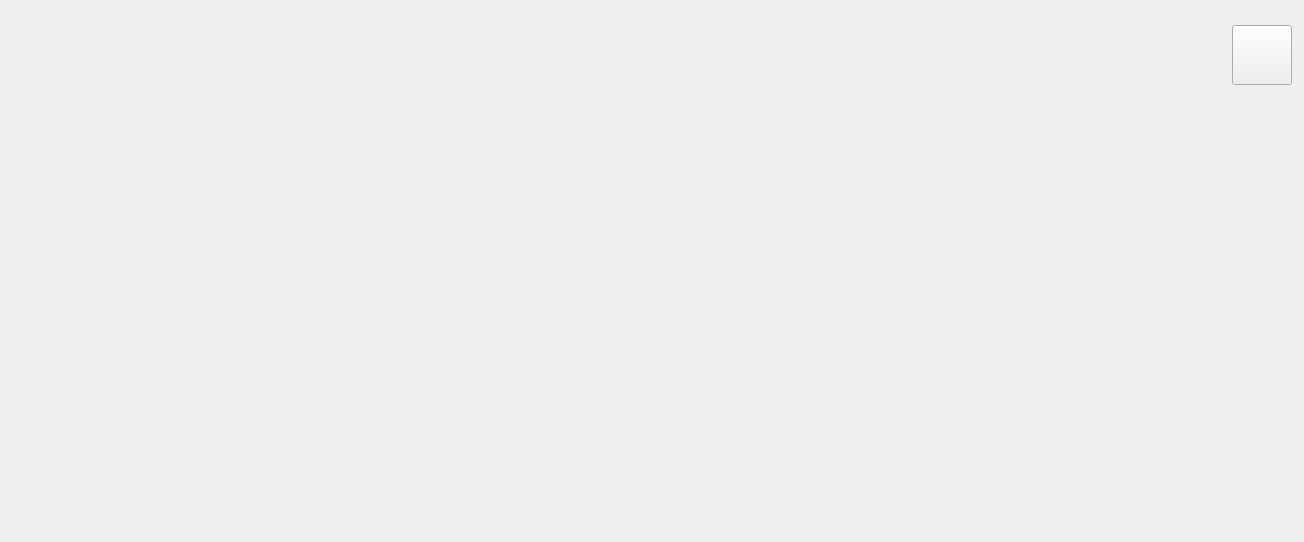
<?xml version="1.0" encoding="UTF-8"?>
<ui version="4.0">
 <class>MessageManagement</class>
 <widget class="QWidget" name="MessageManagement">
  <property name="geometry">
   <rect>
    <x>0</x>
    <y>0</y>
    <width>1304</width>
    <height>542</height>
   </rect>
  </property>
  <property name="minimumSize">
   <size>
    <width>1304</width>
    <height>542</height>
   </size>
  </property>
  <property name="maximumSize">
   <size>
    <width>1304</width>
    <height>542</height>
   </size>
  </property>
  <property name="windowTitle">
   <string>MessageManagement</string>
  </property>
  <widget class="QLabel" name="label">
   <property name="geometry">
    <rect>
     <x>0</x>
     <y>0</y>
     <width>1304</width>
     <height>542</height>
    </rect>
   </property>
   <property name="minimumSize">
    <size>
     <width>1304</width>
     <height>542</height>
    </size>
   </property>
   <property name="maximumSize">
    <size>
     <width>1304</width>
     <height>542</height>
    </size>
   </property>
   <property name="styleSheet">
    <string notr="true">background-image: url(:/MessageManagement/Group 10568.png);</string>
   </property>
   <property name="text">
    <string/>
   </property>
  </widget>
  <widget class="QWidget" name="widget" native="true">
   <property name="geometry">
    <rect>
     <x>12</x>
     <y>87</y>
     <width>1280</width>
     <height>440</height>
    </rect>
   </property>
   <property name="minimumSize">
    <size>
     <width>0</width>
     <height>0</height>
    </size>
   </property>
   <property name="maximumSize">
    <size>
     <width>16777215</width>
     <height>16777215</height>
    </size>
   </property>
   <property name="styleSheet">
    <string notr="true">background-image: url(:/MessageManagement/darker-huge.png);</string>
   </property>
   <widget class="QWidget" name="verticalLayoutWidget">
    <property name="geometry">
     <rect>
      <x>20</x>
      <y>20</y>
      <width>1242</width>
      <height>392</height>
     </rect>
    </property>
    <layout class="QVBoxLayout" name="verticalLayout">
     <item>
      <widget class="QScrollArea" name="scrollArea">
       <property name="minimumSize">
        <size>
         <width>1240</width>
         <height>390</height>
        </size>
       </property>
       <property name="maximumSize">
        <size>
         <width>16777215</width>
         <height>16777215</height>
        </size>
       </property>
       <property name="styleSheet">
        <string notr="true">border: none;
background: transparent;</string>
       </property>
       <property name="widgetResizable">
        <bool>true</bool>
       </property>
       <widget class="QWidget" name="scrollAreaWidgetContents">
        <property name="geometry">
         <rect>
          <x>0</x>
          <y>0</y>
          <width>1240</width>
          <height>390</height>
         </rect>
        </property>
        <property name="styleSheet">
         <string notr="true">border: none; 
background: transparent;</string>
        </property>
        <layout class="QVBoxLayout" name="verticalLayout_3">
         <item>
          <layout class="QVBoxLayout" name="verticalLayout_2">
           <property name="spacing">
            <number>30</number>
           </property>
           <item>
            <widget class="QFrame" name="frame_4">
             <property name="minimumSize">
              <size>
               <width>1200</width>
               <height>68</height>
              </size>
             </property>
             <property name="maximumSize">
              <size>
               <width>1200</width>
               <height>68</height>
              </size>
             </property>
             <property name="styleSheet">
              <string notr="true">background-image: url(:/MessageManagement/Group 10568X.png);</string>
             </property>
             <property name="frameShape">
              <enum>QFrame::StyledPanel</enum>
             </property>
             <property name="frameShadow">
              <enum>QFrame::Raised</enum>
             </property>
            </widget>
           </item>
           <item>
            <widget class="QFrame" name="frame_3">
             <property name="minimumSize">
              <size>
               <width>1200</width>
               <height>68</height>
              </size>
             </property>
             <property name="maximumSize">
              <size>
               <width>1200</width>
               <height>68</height>
              </size>
             </property>
             <property name="styleSheet">
              <string notr="true">background-image: url(:/MessageManagement/Group 10570.png);</string>
             </property>
             <property name="frameShape">
              <enum>QFrame::StyledPanel</enum>
             </property>
             <property name="frameShadow">
              <enum>QFrame::Raised</enum>
             </property>
            </widget>
           </item>
           <item>
            <widget class="QFrame" name="frame_5">
             <property name="minimumSize">
              <size>
               <width>1200</width>
               <height>68</height>
              </size>
             </property>
             <property name="maximumSize">
              <size>
               <width>1200</width>
               <height>68</height>
              </size>
             </property>
             <property name="styleSheet">
              <string notr="true">background-image: url(:/MessageManagement/Group 10568X.png);</string>
             </property>
             <property name="frameShape">
              <enum>QFrame::StyledPanel</enum>
             </property>
             <property name="frameShadow">
              <enum>QFrame::Raised</enum>
             </property>
            </widget>
           </item>
           <item>
            <widget class="QFrame" name="frame_2">
             <property name="minimumSize">
              <size>
               <width>1200</width>
               <height>68</height>
              </size>
             </property>
             <property name="maximumSize">
              <size>
               <width>1200</width>
               <height>68</height>
              </size>
             </property>
             <property name="styleSheet">
              <string notr="true">background-image: url(:/MessageManagement/Group 10569.png);</string>
             </property>
             <property name="frameShape">
              <enum>QFrame::StyledPanel</enum>
             </property>
             <property name="frameShadow">
              <enum>QFrame::Raised</enum>
             </property>
            </widget>
           </item>
          </layout>
         </item>
        </layout>
       </widget>
      </widget>
     </item>
    </layout>
   </widget>
  </widget>
  <widget class="QPushButton" name="Close_Button">
   <property name="geometry">
    <rect>
     <x>1232</x>
     <y>25</y>
     <width>60</width>
     <height>60</height>
    </rect>
   </property>
   <property name="minimumSize">
    <size>
     <width>60</width>
     <height>60</height>
    </size>
   </property>
   <property name="maximumSize">
    <size>
     <width>60</width>
     <height>60</height>
    </size>
   </property>
   <property name="text">
    <string/>
   </property>
  </widget>
 </widget>
 <resources>
  <include location="../resource/MessageManagement/MessageManagement.qrc"/>
 </resources>
 <connections/>
</ui>
